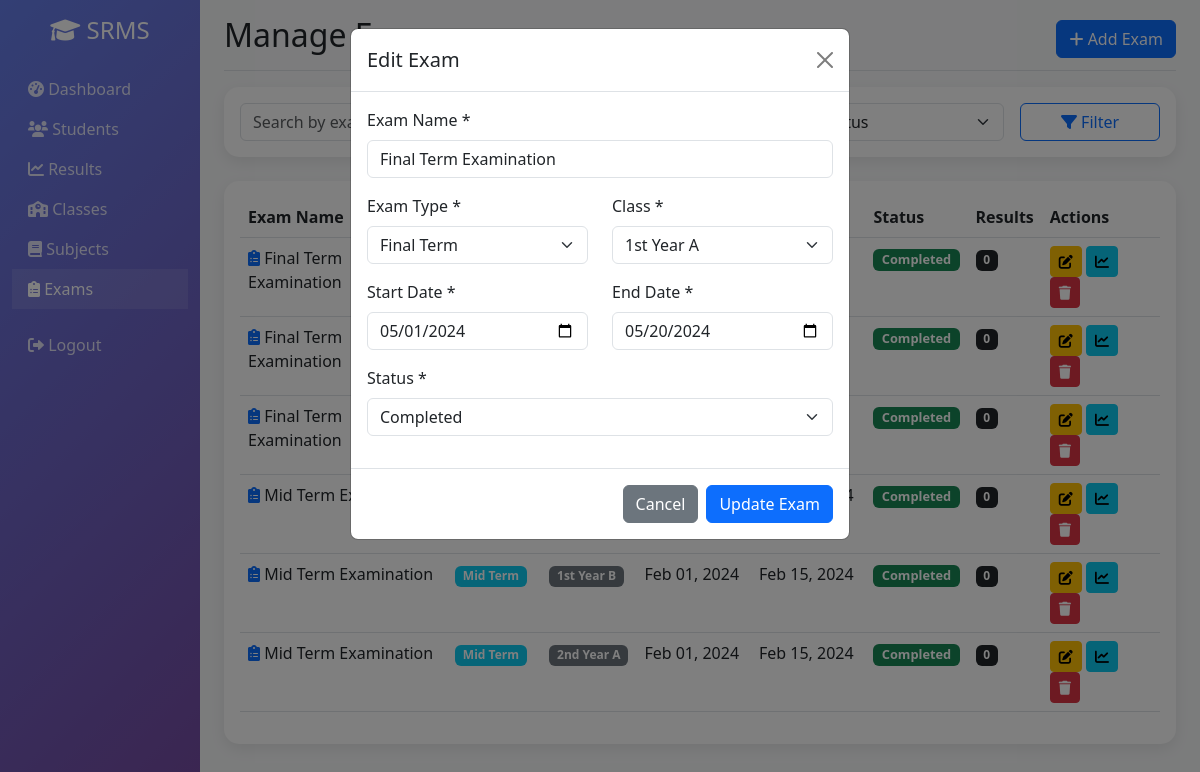
Screenshot of /exams.php?edit=2 (signed in) with the database file from the repository.
### tables this page shows
CREATE TABLE `exams` (
  `id` int(11) NOT NULL AUTO_INCREMENT,
  `exam_name` varchar(100) NOT NULL,
  `exam_type` enum('Mid Term','Final Term','Unit Test','Assignment') NOT NULL,
  `class_id` int(11) NOT NULL,
  `start_date` date DEFAULT NULL,
  `end_date` date DEFAULT NULL,
  `status` enum('Upcoming','Ongoing','Completed') NOT NULL DEFAULT 'Upcoming',
  `created_at` timestamp NOT NULL DEFAULT current_timestamp(),
  PRIMARY KEY (`id`),
  KEY `class_id` (`class_id`),
  CONSTRAINT `exams_ibfk_1` FOREIGN KEY (`class_id`) REFERENCES `classes` (`id`) ON DELETE CASCADE
);

CREATE TABLE `classes` (
  `id` int(11) NOT NULL AUTO_INCREMENT,
  `class_name` varchar(50) NOT NULL,
  `section` varchar(10) DEFAULT NULL,
  `created_at` timestamp NOT NULL DEFAULT current_timestamp(),
  PRIMARY KEY (`id`),
  UNIQUE KEY `class_name_section` (`class_name`, `section`)
);

### includes/functions.php (called while the page is built, shortened)
<?php
include_once 'db.php';
function sanitize($data) {
    global $conn;
    return htmlspecialchars(strip_tags(trim($conn->real_escape_string($data))));
}
?>

### exams.php (the view, shortened to what this page needs)
<?php
include_once 'includes/functions.php';
$edit_exam = null;
if (isset($_GET['edit'])) {
    $id = sanitize($_GET['edit']);
    $sql = "SELECT * FROM exams WHERE id = ?";
    $stmt = $conn->prepare($sql);
    $stmt->bind_param("i", $id);
    $stmt->execute();
    $result = $stmt->get_result();
    $edit_exam = $result->fetch_assoc();
}
$page = isset($_GET['page']) ? (int)$_GET['page'] : 1;
$limit = 15;
$offset = ($page - 1) * $limit;
$sql = "SELECT e.*, c.class_name, c.section,
        (SELECT COUNT(*) FROM results WHERE exam_id = e.id) as result_count
        FROM exams e
        JOIN classes c ON e.class_id = c.id WHERE 1=1";
$sql .= " ORDER BY e.start_date DESC LIMIT $limit OFFSET $offset";
$exams = $conn->query($sql);
$classes = $conn->query("SELECT * FROM classes ORDER BY class_name, section");
?>
<!DOCTYPE html>
<html lang="en">
<head>
    <link href="https://cdn.jsdelivr.net/npm/bootstrap@5.3.0/dist/css/bootstrap.min.css" rel="stylesheet">
    <link rel="stylesheet" href="https://cdnjs.cloudflare.com/ajax/libs/font-awesome/6.0.0/css/all.min.css">
</head>
<body>
    <div class="container-fluid">
        <div class="row">
            <nav class="col-md-3 col-lg-2 d-md-block sidebar collapse">
                <div class="position-sticky pt-3">
                    <div class="text-center mb-4">
                        <h4 class="text-white">
                            <i class="fas fa-graduation-cap"></i> SRMS
                        </h4>
                    </div>
                    <ul class="nav flex-column">
                        <li class="nav-item">
                            <a class="nav-link" href="index.php">
                                <i class="fas fa-tachometer-alt"></i> Dashboard
                            </a>
                        </li>
                        <li class="nav-item">
                            <a class="nav-link" href="students.php">
                                <i class="fas fa-users"></i> Students
                            </a>
                        </li>
                        <li class="nav-item">
                            <a class="nav-link" href="results.php">
                                <i class="fas fa-chart-line"></i> Results
                            </a>
                        </li>
                        <li class="nav-item">
                            <a class="nav-link" href="classes.php">
                                <i class="fas fa-school"></i> Classes
                            </a>
                        </li>
                        <li class="nav-item">
                            <a class="nav-link" href="subjects.php">
                                <i class="fas fa-book"></i> Subjects
                            </a>
                        </li>
                        <li class="nav-item">
                            <a class="nav-link active" href="exams.php">
                                <i class="fas fa-clipboard-list"></i> Exams
                            </a>
                        </li>
                        <li class="nav-item mt-3">
                            <a class="nav-link" href="logout.php">
                                <i class="fas fa-sign-out-alt"></i> Logout
                            </a>
                        </li>
                    </ul>
                </div>
            </nav>
            <main class="col-md-9 ms-sm-auto col-lg-10 px-md-4 main-content">
                <div class="d-flex justify-content-between flex-wrap flex-md-nowrap align-items-center pt-3 pb-2 mb-3 border-bottom">
                    <h1 class="h2">Manage Exams</h1>
                    <div class="btn-toolbar mb-2 mb-md-0">
                        <button type="button" class="btn btn-primary" data-bs-toggle="modal" data-bs-target="#addExamModal">
                            <i class="fas fa-plus"></i> Add Exam
                        </button>
                    </div>
                </div>
                <div class="card mb-4">
                    <div class="card-body">
                        <form method="GET" class="row g-3">
                            <div class="col-md-4">
                            </div>
                            <div class="col-md-3">
                            </div>
                            <div class="col-md-3">
                                <select class="form-select" name="status_filter">
                                    <option value="">All Status</option>
                                </select>
                            </div>
                            <div class="col-md-2">
                                <button type="submit" class="btn btn-outline-primary w-100">
                                    <i class="fas fa-filter"></i> Filter
                                </button>
                            </div>
                        </form>
                    </div>
                </div>
                <div class="card">
                    <div class="card-body">
                        <div class="table-responsive">
                            <table class="table table-hover">
                                <thead>
                                    <tr>
                                        <th>Exam Name</th>
                                        <th>Type</th>
                                        <th>Class</th>
                                        <th>Start Date</th>
                                        <th>End Date</th>
                                        <th>Status</th>
                                        <th>Results</th>
                                        <th>Actions</th>
                                    </tr>
                                </thead>
                                <tbody>
                                    <?php while ($exam = $exams->fetch_assoc()): ?>
                                    <tr>
                                        <td>
                                            <i class="fas fa-clipboard-list text-primary"></i>
                                            <?php echo htmlspecialchars($exam['exam_name']); ?>
                                        </td>
                                        <td>
                                            <span class="badge bg-info"><?php echo $exam['exam_type']; ?></span>
                                        </td>
                                        <td>
                                            <span class="badge bg-secondary">
                                                <?php echo $exam['class_name'] . ' ' . $exam['section']; ?>
                                            </span>
                                        </td>
                                        <td><?php echo date('M d, Y', strtotime($exam['start_date'])); ?></td>
                                        <td><?php echo date('M d, Y', strtotime($exam['end_date'])); ?></td>
                                        <td>
                                            <span class="badge status-badge bg-<?php
                                                if ($exam['status'] == 'Upcoming') echo 'warning';
                                                elseif ($exam['status'] == 'Ongoing') echo 'primary';
                                                else echo 'success';
                                            ?>">
                                                <?php echo $exam['status']; ?>
                                            </span>
                                        </td>
                                        <td>
                                            <span class="badge bg-dark"><?php echo $exam['result_count']; ?></span>
                                        </td>
                                        <td>
                                            <a href="?edit=<?php echo $exam['id']; ?>" class="btn btn-sm btn-warning btn-action">
                                                <i class="fas fa-edit"></i>
                                            </a>
                                            <a href="exam_results.php?id=<?php echo $exam['id']; ?>" class="btn btn-sm btn-info btn-action">
                                                <i class="fas fa-chart-line"></i>
                                            </a>
                                            <a href="?delete=<?php echo $exam['id']; ?>" class="btn btn-sm btn-danger btn-action" onclick="return confirm('Are you sure?')">
                                                <i class="fas fa-trash"></i>
                                            </a>
                                        </td>
                                    </tr>
                                    <?php endwhile; ?>
                                </tbody>
                            </table>
                        </div>
                    </div>
                </div>
            </main>
        </div>
    </div>
                                    <?php
                                    $classes->data_seek(0);
                                    ?>
    <?php if ($edit_exam): ?>
    <div class="modal fade show" id="editExamModal" tabindex="-1" style="display: block; background: rgba(0,0,0,0.5);">
        <div class="modal-dialog">
            <div class="modal-content">
                <div class="modal-header">
                    <h5 class="modal-title">Edit Exam</h5>
                    <a href="exams.php" class="btn-close"></a>
                </div>
                <form method="POST">
                    <div class="modal-body">
                        <div class="mb-3">
                            <label class="form-label">Exam Name *</label>
                            <input type="text" class="form-control" name="exam_name" value="<?php echo $edit_exam['exam_name']; ?>" required>
                        </div>
                        <div class="row">
                            <div class="col-md-6 mb-3">
                                <label class="form-label">Exam Type *</label>
                                <select class="form-select" name="exam_type" required>
                                    <option value="Final Term" <?php echo $edit_exam['exam_type'] == 'Final Term' ? 'selected' : ''; ?>>Final Term</option>
                                </select>
                            </div>
                            <div class="col-md-6 mb-3">
                                <label class="form-label">Class *</label>
                                <select class="form-select" name="class_id" required>
                                    <?php
                                    $classes->data_seek(0);
                                    while ($class = $classes->fetch_assoc()):
                                    ?>
                                    <option value="<?php echo $class['id']; ?>" <?php echo $class['id'] == $edit_exam['class_id'] ? 'selected' : ''; ?>>
                                        <?php echo $class['class_name'] . ' ' . $class['section']; ?>
                                    </option>
                                    <?php endwhile; ?>
                                </select>
                            </div>
                        </div>
                        <div class="row">
                            <div class="col-md-6 mb-3">
                                <label class="form-label">Start Date *</label>
                                <input type="date" class="form-control" name="start_date" value="<?php echo $edit_exam['start_date']; ?>" required>
                            </div>
                            <div class="col-md-6 mb-3">
                                <label class="form-label">End Date *</label>
                                <input type="date" class="form-control" name="end_date" value="<?php echo $edit_exam['end_date']; ?>" required>
                            </div>
                        </div>
                        <div class="mb-3">
                            <label class="form-label">Status *</label>
                            <select class="form-select" name="status" required>
                                <option value="Completed" <?php echo $edit_exam['status'] == 'Completed' ? 'selected' : ''; ?>>Completed</option>
                            </select>
                        </div>
                    </div>
                    <div class="modal-footer">
                        <a href="exams.php" class="btn btn-secondary">Cancel</a>
                        <button type="submit" name="edit_exam" class="btn btn-primary">Update Exam</button>
                    </div>
                </form>
            </div>
        </div>
    </div>
    <?php endif; ?>
</body>
</html>

### exams.php (style rules this page uses)
.sidebar { min-height: 100vh; background: linear-gradient(135deg, #667eea 0%, #764ba2 100%); }
.sidebar .nav-link { color: rgba(255, 255, 255, 0.8); transition: all 0.3s; }
.sidebar .nav-link:hover, .sidebar .nav-link.active { color: white; background: rgba(255, 255, 255, 0.1); }
.main-content { background-color: #f8f9fa; min-height: 100vh; }
.card { border: none; border-radius: 15px; box-shadow: 0 5px 15px rgba(0, 0, 0, 0.08); }
.btn-action { padding: 0.25rem 0.5rem; font-size: 0.875rem; }
.status-badge { font-size: 0.8rem; }

### rows the page displays
exams: exam_name "Final Term Examination", status "Completed", result_count "0", exam_type "Final Term", class_id "1st Year A", start_date "05/01/2024", end_date "05/20/2024"
exams: exam_name "Final Term Examination", status "Completed", result_count "0"
exams: exam_name "Final Term Examination", status "Completed", result_count "0"
exams: exam_name "Mid Term Examination", status "Completed", result_count "0"
exams: exam_name "Mid Term Examination", exam_type "Mid Term", class.class_name "1st Year", class.section "B", start_date "Feb 01, 2024", end_date "Feb 15, 2024", status "Completed", result_count "0"
exams: exam_name "Mid Term Examination", exam_type "Mid Term", class.class_name "2nd Year", class.section "A", start_date "Feb 01, 2024", end_date "Feb 15, 2024", status "Completed", result_count "0"
